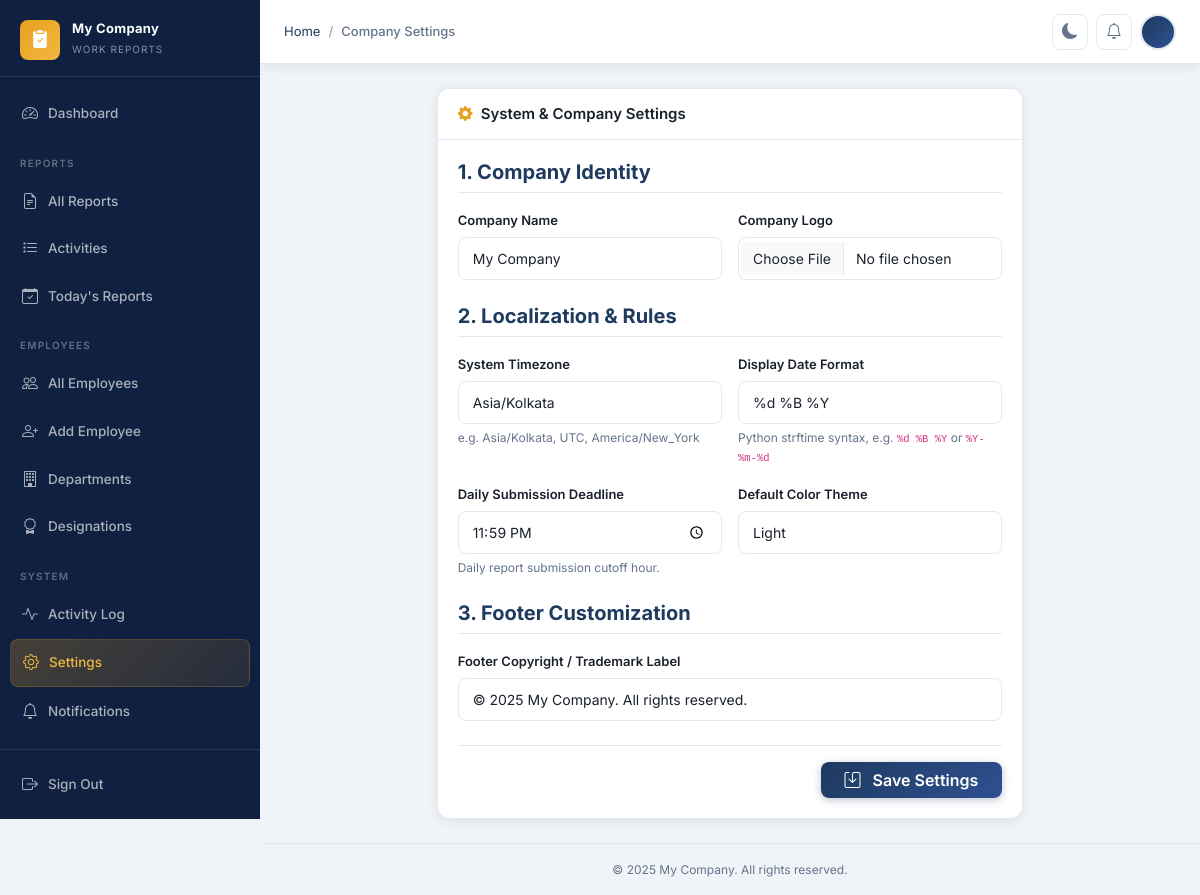
Page /core/settings/ (signed in) on the committed database.
### apps/core/models.py (models this page shows, shortened)
class CompanySettings(models.Model):
    company_name = models.CharField(max_length=200, default='My Company')
    company_logo = models.ImageField(upload_to='company/', null=True, blank=True)
    timezone = models.CharField(max_length=100, default='Asia/Kolkata')
    date_format = models.CharField(
        max_length=30,
        default='%d %B %Y',
        help_text='Python strftime format string',
    )
    submission_deadline = models.TimeField(
        default='23:59',
        help_text='Daily report submission deadline (HH:MM)',
    )
    footer_text = models.CharField(
        max_length=300,
        default='© 2025 My Company. All rights reserved.',
    )
    theme = models.CharField(
        max_length=10,
        choices=[('light', 'Light'), ('dark', 'Dark')],
        default='light',
    )
    updated_at = models.DateTimeField(auto_now=True)
    class Meta:
        verbose_name = 'Company Settings'
        verbose_name_plural = 'Company Settings'
    @classmethod
    def get_settings(cls) -> 'CompanySettings':
        obj, _ = cls.objects.get_or_create(pk=1)
        return obj

### apps/core/views.py (the view, shortened to what this page needs)
# urls.py: path('settings/', views.CompanySettingsView.as_view(), name='settings'),
class CompanySettingsView(AdminRequiredMixin, UpdateView):
    model = CompanySettings
    form_class = CompanySettingsForm
    template_name = 'core/company_settings.html'
    success_url = reverse_lazy('core:settings')
    def get_object(self, queryset=None):
        return CompanySettings.get_settings()

### apps/core/forms.py
class CompanySettingsForm(forms.ModelForm):
    class Meta:
        model = CompanySettings
        fields = ['company_name', 'company_logo', 'timezone', 'date_format', 'submission_deadline', 'footer_text', 'theme']
        widgets = {
            'company_name': forms.TextInput(attrs={'class': 'form-control', 'id': 'id_company_name'}),
            'company_logo': forms.ClearableFileInput(attrs={'class': 'form-control', 'id': 'id_company_logo'}),
            'timezone': forms.TextInput(attrs={'class': 'form-control', 'id': 'id_timezone'}),
            'date_format': forms.TextInput(attrs={'class': 'form-control', 'id': 'id_date_format'}),
            'submission_deadline': forms.TimeInput(attrs={'class': 'form-control', 'type': 'time', 'id': 'id_deadline'}),
            'footer_text': forms.TextInput(attrs={'class': 'form-control', 'id': 'id_footer'}),
            'theme': forms.Select(attrs={'class': 'form-select', 'id': 'id_theme'}),
        }

### apps/core/context_processors.py (called while the page is built)
def company_settings(request) -> dict:
    settings_obj = CompanySettings.get_settings()
    return {'company_settings': settings_obj}

### apps/core/mixins.py (called while the page is built)
    def dispatch(self, request, *args, **kwargs):
        if not request.user.is_authenticated:
            return self.handle_no_permission()
        if not request.user.is_staff:
            messages.error(request, 'You do not have permission to access this page.')
            return redirect('dashboard:index')
        return super().dispatch(request, *args, **kwargs)

### apps/notifications/context_processors.py (called while the page is built)
def notifications_count(request) -> dict:
    if request.user.is_authenticated:
        count = request.user.notifications.filter(is_read=False).count()
    else:
        count = 0
    return {'unread_notifications_count': count}

### templates/core/company_settings.html (shortened to what this page needs)
{% extends 'base.html' %}
{% block breadcrumb %}
  <li class="breadcrumb-item"><a href="{% url 'dashboard:index' %}">Home</a></li>
  <li class="breadcrumb-item active" aria-current="page">Company Settings</li>
{% endblock %}
{% block content %}
<div class="row justify-content-center">
  <div class="col-lg-10 col-xl-8">
    <div class="card border-0 rounded-custom shadow-sm bg-surface">
      <div class="card-header py-3">
        <h2 class="card-title"><i class="bi bi-gear-fill text-accent"></i> System &amp; Company Settings</h2>
      </div>
      <div class="card-body p-4">
        <form method="post" enctype="multipart/form-data" data-loading>
          <h5 class="fw-700 text-primary-custom mb-3 border-bottom pb-2 border-custom">1. Company Identity</h5>
          <div class="row g-3 mb-4">
            <div class="col-md-6">
              <label for="id_company_name" class="form-label">Company Name</label>
              {{ form.company_name }}
            </div>
            <div class="col-md-6">
              <label for="id_company_logo" class="form-label">Company Logo</label>
              {{ form.company_logo }}
            </div>
          </div>
          <h5 class="fw-700 text-primary-custom mb-3 border-bottom pb-2 border-custom">2. Localization &amp; Rules</h5>
          <div class="row g-3 mb-4">
            <div class="col-md-6">
              <label for="id_timezone" class="form-label">System Timezone</label>
              {{ form.timezone }}
              <div class="form-text">e.g. Asia/Kolkata, UTC, America/New_York</div>
            </div>
            <div class="col-md-6">
              <label for="id_date_format" class="form-label">Display Date Format</label>
              {{ form.date_format }}
              <div class="form-text">Python strftime syntax, e.g. <code>%d %B %Y</code> or <code>%Y-%m-%d</code></div>
            </div>
            <div class="col-md-6">
              <label for="id_deadline" class="form-label">Daily Submission Deadline</label>
              {{ form.submission_deadline }}
              <div class="form-text">Daily report submission cutoff hour.</div>
            </div>
            <div class="col-md-6">
              <label for="id_theme" class="form-label">Default Color Theme</label>
              {{ form.theme }}
            </div>
          </div>
          <h5 class="fw-700 text-primary-custom mb-3 border-bottom pb-2 border-custom">3. Footer Customization</h5>
          <div class="row g-3 mb-4">
            <div class="col-md-12">
              <label for="id_footer" class="form-label">Footer Copyright / Trademark Label</label>
              {{ form.footer_text }}
            </div>
          </div>
          <div class="d-flex gap-2 justify-content-end border-top pt-3 border-custom">
            <button type="submit" class="btn btn-primary px-4">
              <i class="bi bi-save me-2"></i> Save Settings
            </button>
          </div>
        </form>
      </div>
    </div>
  </div>
</div>
{% endblock %}

### templates/base.html (shortened to what this page needs)
{% load static %}
<!DOCTYPE html>
<html lang="en" data-theme="light">
<head>
  <link rel="stylesheet" href="https://cdn.jsdelivr.net/npm/bootstrap@5.3.3/dist/css/bootstrap.min.css" />
  <link rel="stylesheet" href="https://cdn.jsdelivr.net/npm/bootstrap-icons@1.11.3/font/bootstrap-icons.min.css" />
  <link rel="stylesheet" href="{% static 'css/style.css' %}?v=2" />
</head>
<body>
<div class="layout">
  <aside class="sidebar" id="sidebar">
    <a class="sidebar-brand" href="{% url 'dashboard:index' %}">
      <div class="sidebar-brand-icon">
        <i class="bi bi-clipboard2-check-fill"></i>
      </div>
      <div class="sidebar-brand-text">
        <span class="sidebar-brand-name">{{ company_settings.company_name }}</span>
        <span class="sidebar-brand-sub">Work Reports</span>
      </div>
    </a>
    <nav class="sidebar-nav">
      <div class="nav-item">
        <a href="{% url 'dashboard:index' %}" class="nav-link {% if request.resolver_match.namespace == 'dashboard' %}active{% endif %}">
          <i class="bi bi-speedometer2"></i> Dashboard
        </a>
      </div>
      {% if request.user.is_staff %}
      <div class="sidebar-section-label">Reports</div>
      <div class="nav-item">
        <a href="{% url 'reports:admin_report_list' %}" class="nav-link {% if 'reports' in request.path and 'activities' not in request.path %}active{% endif %}">
          <i class="bi bi-file-earmark-text"></i> All Reports
        </a>
      </div>
      <div class="nav-item">
        <a href="{% url 'reports:admin_activity_list' %}" class="nav-link {% if 'activities' in request.path %}active{% endif %}">
          <i class="bi bi-list-task"></i> Activities
        </a>
      </div>
      <div class="nav-item">
        <a href="{% url 'reports:admin_report_list' %}?date_range=today" class="nav-link">
          <i class="bi bi-calendar-check"></i> Today's Reports
        </a>
      </div>
      <div class="sidebar-section-label">Employees</div>
      <div class="nav-item">
        <a href="{% url 'employees:employee_list' %}" class="nav-link {% if 'employees' in request.path and 'departments' not in request.path and 'designations' not in request.path %}active{% endif %}">
          <i class="bi bi-people"></i> All Employees
        </a>
      </div>
      <div class="nav-item">
        <a href="{% url 'employees:employee_add' %}" class="nav-link">
          <i class="bi bi-person-plus"></i> Add Employee
        </a>
      </div>
      <div class="nav-item">
        <a href="{% url 'employees:department_list' %}" class="nav-link {% if 'departments' in request.path %}active{% endif %}">
          <i class="bi bi-building"></i> Departments
        </a>
      </div>
      <div class="nav-item">
        <a href="{% url 'employees:designation_list' %}" class="nav-link {% if 'designations' in request.path %}active{% endif %}">
          <i class="bi bi-award"></i> Designations
        </a>
      </div>
      <div class="sidebar-section-label">System</div>
      <div class="nav-item">
        <a href="{% url 'core:activity_log' %}" class="nav-link {% if 'activity-log' in request.path %}active{% endif %}">
          <i class="bi bi-activity"></i> Activity Log
        </a>
      </div>
      <div class="nav-item">
        <a href="{% url 'core:settings' %}" class="nav-link {% if 'settings' in request.path %}active{% endif %}">
          <i class="bi bi-gear"></i> Settings
        </a>
      </div>
      {% endif %}
      <div class="nav-item">
        <a href="{% url 'notifications:notification_list' %}" class="nav-link {% if 'notifications' in request.path %}active{% endif %}">
          <i class="bi bi-bell"></i> Notifications
        </a>
      </div>
    </nav>
    <div class="sidebar-footer">
      <form method="post" action="{% url 'accounts:logout' %}" class="nav-item m-0">
        <button type="submit" class="nav-link w-100 border-0 bg-transparent text-start">
          <i class="bi bi-box-arrow-right"></i> Sign Out
        </button>
      </form>
    </div>
  </aside>
  <div class="main-content">
    <header class="topbar">
      <div class="breadcrumb-wrapper">
        <nav aria-label="breadcrumb">
          <ol class="breadcrumb">
            {% block breadcrumb %}{% endblock %}
          </ol>
        </nav>
      </div>
      <div class="topbar-actions">
        <button class="theme-toggle" id="theme-toggle" aria-label="Toggle dark mode">
          <i class="bi bi-moon-fill" id="theme-icon"></i>
        </button>
        <a href="{% url 'notifications:notification_list' %}" class="topbar-btn" title="Notifications">
          <i class="bi bi-bell"></i>
        </a>
        <div class="dropdown">
          <div class="user-avatar" data-bs-toggle="dropdown" aria-expanded="false" id="user-avatar-btn">
          </div>
        </div>
      </div>
    </header>
    <div class="toast-container position-fixed top-0 end-0 p-3" style="z-index:9998;">
    </div>
    <main class="page-content">
      {% block content %}{% endblock %}
    </main>
    <footer class="py-3 px-4 text-center" style="border-top:1px solid var(--border);font-size:12px;color:var(--text-muted);">
      {{ company_settings.footer_text }}
    </footer>
  </div>
</div>
</body>
</html>

### rows in the picture
CompanySettings: company_name "My Company", timezone "Asia/Kolkata", date_format "%d %B %Y", submission_deadline "23:59:00", theme "Light", footer_text "© 2025 My Company. All rights reserved."
